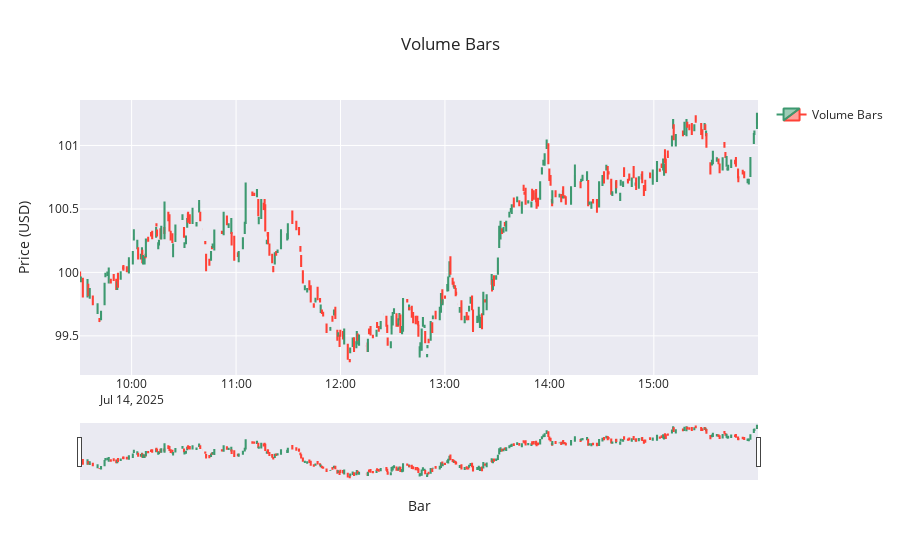

The cell this chart's notebook holds for it:
### Markdown cell above
### Time Chart

### Code cell
fig = go.Figure(data=[go.Candlestick(
    x=volume_bars['start_time'],
    open=volume_bars['open'],
    high=volume_bars['high'],
    low=volume_bars['low'],
    close=volume_bars['close'],
    name='Volume Bars'
)])

fig.update_layout(
    title=f'Volume Bars',
    yaxis_title='Price (USD)',
    xaxis_title='Bar',
    xaxis_rangeslider_visible=True, 
    template='seaborn', # other options: plotly, plotly_white, plotly_dark, simple_white
    showlegend=True,
)

### Figure 1 — Plotly figure (JSON) as saved in the notebook; plotly's stock layout.template omitted (floating-point values rounded to 4 significant figures; data arrays with more than 128 entries replaced by an {"elided": "..."} marker saying what was removed)
{"data": [{"close": {"elided": "371 float values"}, "high": {"elided": "371 float values"}, "low": {"elided": "371 float values"}, "name": "Volume Bars", "open": {"elided": "371 float values"}, "type": "candlestick", "x": {"elided": "371 str values"}}], "layout": {"showlegend": true, "title": {"text": "Volume Bars"}, "xaxis": {"rangeslider": {"visible": true}, "title": {"text": "Bar"}}, "yaxis": {"title": {"text": "Price (USD)"}}}}
